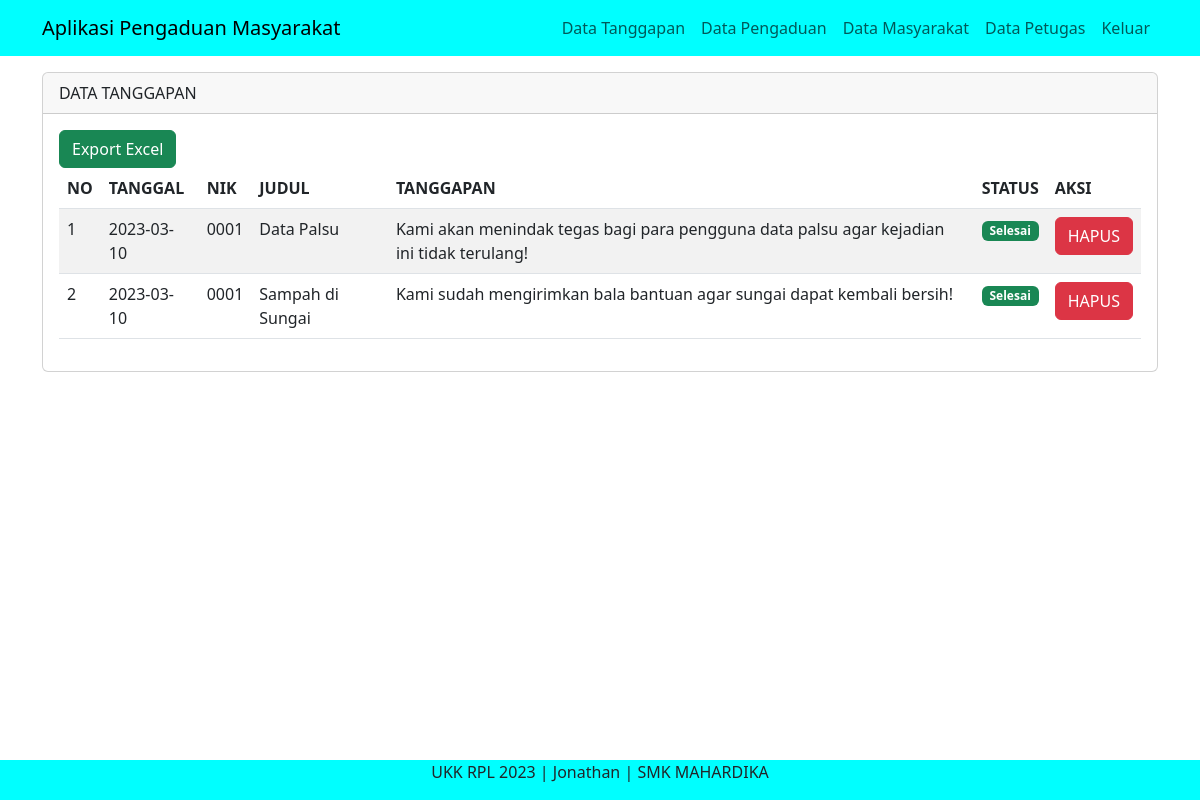
/admin/index.php?page=tanggapan (signed in), run on the app's committed database.
### tables this page shows
CREATE TABLE `tanggapan` (
  `id_tanggapan` int(11) NOT NULL,
  `id_pengaduan` int(11) NOT NULL,
  `tgl_tanggapan` date NOT NULL,
  `tanggapan` text NOT NULL,
  `id_petugas` int(11) NOT NULL
);

CREATE TABLE `pengaduan` (
  `id_pengaduan` int(11) NOT NULL,
  `tgl_pengaduan` date NOT NULL,
  `nik` char(16) NOT NULL,
  `judul_laporan` varchar(50) NOT NULL,
  `isi_laporan` text NOT NULL,
  `foto` varchar(255) NOT NULL,
  `status` enum('0','proses','selesai') NOT NULL
);

### admin/data_tanggapan.php (the view, shortened to what this page needs)
<div class="container">
<div class="row">
      <div class="col-md-12 mt-3">
      <div class= "card">
    <div class="card-header">
        DATA TANGGAPAN
    </div>
    <div class="card-body">
      <a href="export_tanggapan.php" class="btn btn-success" target="_blank">Export Excel</a>
      <table class="table table-striped">
        <thead>
          <tr>
            <th>NO</th>
            <th>TANGGAL</th>
            <th>NIK</th>
            <th>JUDUL</th>
            <th>TANGGAPAN</th>
            <th>STATUS</th>
            <th>AKSI</th>
          </tr>
        </thead>
        <tbody>
        <tbody>
          <?php
          include '../config/koneksi.php';
          $no = 1;
          $query = mysqli_query($koneksi, "SELECT a.*, b.* FROM tanggapan a INNER JOIN pengaduan b ON a.id_pengaduan=b.id_pengaduan");
          while ($data = mysqli_fetch_array($query)) { ?>
          <tr>
            <td><?php echo $no++ ?></td>
            <td><?php echo $data['tgl_pengaduan'] ?></td>
            <td><?php echo $data['nik'] ?></td>
            <td><?php echo $data['judul_laporan'] ?></td>
            <td><?php echo $data['tanggapan'] ?></td>
            <td>
              <?php
              if ($data['status'] == 'proses') {
                echo "<span class='badge bg-warning'>Proses</span>";
              } elseif ($data['status'] == 'selesai'){
                echo "<span class='badge bg-success'>Selesai</span>";
              } else {
                echo "<span class='badge bg-danger'>Menunggu</span>";
              }
              ?>
          </td>
          <td>
          <a href="" class="btn btn-danger" data-bs-toggle="modal" data-bs-target="#hapus<?php echo $data['id_tanggapan'] ?>">HAPUS</a>
          </td>
          </tr>
          <?php } ?>
        </tbody>
      </table>
</div>
</div>
      </div>

### data on the page
tanggapan: id_pengaduan.tgl_pengaduan "2023-03-10", id_pengaduan.nik "0001", id_pengaduan.judul_laporan "Data Palsu", tanggapan "Kami akan menindak tegas bagi para pengguna data palsu agar kejadian ini tidak terulang!"
tanggapan: id_pengaduan.tgl_pengaduan "2023-03-10", id_pengaduan.nik "0001", id_pengaduan.judul_laporan "Sampah di Sungai", tanggapan "Kami sudah mengirimkan bala bantuan agar sungai dapat kembali bersih!"
